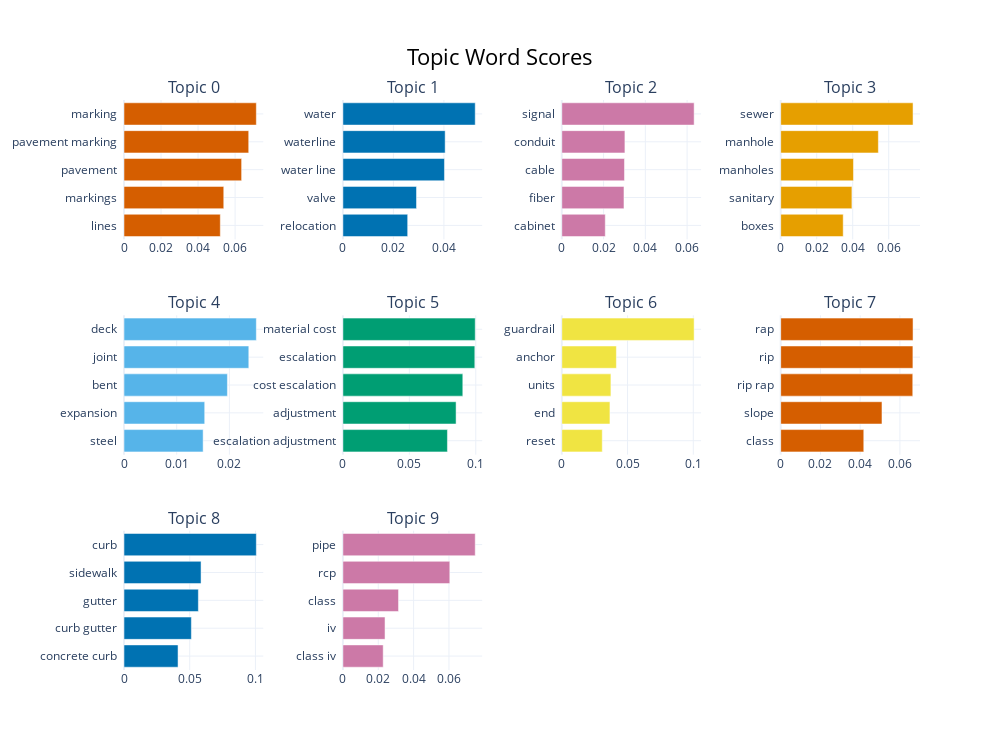

Notebook code for this chart:
### Code cell
# import nbformat
topic_model.visualize_barchart(top_n_topics=10)

### Figure 1 — Plotly figure (JSON) as saved in the notebook; plotly's stock layout.template omitted (floating-point values rounded to 4 significant figures)
{"data": [{"marker": {"color": "#D55E00"}, "orientation": "h", "type": "bar", "x": [0.05202, 0.05389, 0.06353, 0.06736, 0.07148], "xaxis": "x", "y": ["lines  ", "markings  ", "pavement  ", "pavement marking  ", "marking  "], "yaxis": "y"}, {"marker": {"color": "#0072B2"}, "orientation": "h", "type": "bar", "x": [0.02565, 0.02915, 0.04022, 0.0405, 0.05241], "xaxis": "x2", "y": ["relocation  ", "valve  ", "water line  ", "waterline  ", "water  "], "yaxis": "y2"}, {"marker": {"color": "#CC79A7"}, "orientation": "h", "type": "bar", "x": [0.02082, 0.02977, 0.03001, 0.03022, 0.06336], "xaxis": "x3", "y": ["cabinet  ", "fiber  ", "cable  ", "conduit  ", "signal  "], "yaxis": "y3"}, {"marker": {"color": "#E69F00"}, "orientation": "h", "type": "bar", "x": [0.03473, 0.03957, 0.04043, 0.05426, 0.07353], "xaxis": "x4", "y": ["boxes  ", "sanitary  ", "manholes  ", "manhole  ", "sewer  "], "yaxis": "y4"}, {"marker": {"color": "#56B4E9"}, "orientation": "h", "type": "bar", "x": [0.01501, 0.01531, 0.01962, 0.02368, 0.02511], "xaxis": "x5", "y": ["steel  ", "expansion  ", "bent  ", "joint  ", "deck  "], "yaxis": "y5"}, {"marker": {"color": "#009E73"}, "orientation": "h", "type": "bar", "x": [0.07868, 0.08518, 0.09025, 0.09929, 0.09961], "xaxis": "x6", "y": ["escalation adjustment  ", "adjustment  ", "cost escalation  ", "escalation  ", "material cost  "], "yaxis": "y6"}, {"marker": {"color": "#F0E442"}, "orientation": "h", "type": "bar", "x": [0.03077, 0.03661, 0.03735, 0.04151, 0.1006], "xaxis": "x7", "y": ["reset  ", "end  ", "units  ", "anchor  ", "guardrail  "], "yaxis": "y7"}, {"marker": {"color": "#D55E00"}, "orientation": "h", "type": "bar", "x": [0.04181, 0.05097, 0.06647, 0.06654, 0.0666], "xaxis": "x8", "y": ["class  ", "slope  ", "rip rap  ", "rip  ", "rap  "], "yaxis": "y8"}, {"marker": {"color": "#0072B2"}, "orientation": "h", "type": "bar", "x": [0.04112, 0.05126, 0.05658, 0.05862, 0.1007], "xaxis": "x9", "y": ["concrete curb  ", "curb gutter  ", "gutter  ", "sidewalk  ", "curb  "], "yaxis": "y9"}, {"marker": {"color": "#CC79A7"}, "orientation": "h", "type": "bar", "x": [0.02279, 0.02383, 0.03147, 0.06047, 0.07486], "xaxis": "x10", "y": ["class iv  ", "iv  ", "class  ", "rcp  ", "pipe  "], "yaxis": "y10"}], "layout": {"annotations": [{"font": {"size": 16}, "showarrow": false, "text": "Topic 0", "x": 0.0875, "xanchor": "center", "xref": "paper", "y": 1, "yanchor": "bottom", "yref": "paper"}, {"font": {"size": 16}, "showarrow": false, "text": "Topic 1", "x": 0.3625, "xanchor": "center", "xref": "paper", "y": 1, "yanchor": "bottom", "yref": "paper"}, {"font": {"size": 16}, "showarrow": false, "text": "Topic 2", "x": 0.6375, "xanchor": "center", "xref": "paper", "y": 1, "yanchor": "bottom", "yref": "paper"}, {"font": {"size": 16}, "showarrow": false, "text": "Topic 3", "x": 0.9125, "xanchor": "center", "xref": "paper", "y": 1, "yanchor": "bottom", "yref": "paper"}, {"font": {"size": 16}, "showarrow": false, "text": "Topic 4", "x": 0.0875, "xanchor": "center", "xref": "paper", "y": 0.6222, "yanchor": "bottom", "yref": "paper"}, {"font": {"size": 16}, "showarrow": false, "text": "Topic 5", "x": 0.3625, "xanchor": "center", "xref": "paper", "y": 0.6222, "yanchor": "bottom", "yref": "paper"}, {"font": {"size": 16}, "showarrow": false, "text": "Topic 6", "x": 0.6375, "xanchor": "center", "xref": "paper", "y": 0.6222, "yanchor": "bottom", "yref": "paper"}, {"font": {"size": 16}, "showarrow": false, "text": "Topic 7", "x": 0.9125, "xanchor": "center", "xref": "paper", "y": 0.6222, "yanchor": "bottom", "yref": "paper"}, {"font": {"size": 16}, "showarrow": false, "text": "Topic 8", "x": 0.0875, "xanchor": "center", "xref": "paper", "y": 0.2444, "yanchor": "bottom", "yref": "paper"}, {"font": {"size": 16}, "showarrow": false, "text": "Topic 9", "x": 0.3625, "xanchor": "center", "xref": "paper", "y": 0.2444, "yanchor": "bottom", "yref": "paper"}], "height": 750, "hoverlabel": {"bgcolor": "white", "font": {"family": "Rockwell", "size": 16}}, "showlegend": false, "title": {"font": {"color": "Black", "size": 22}, "text": "Topic Word Scores", "x": 0.5, "xanchor": "center", "yanchor": "top"}, "width": 1000, "xaxis": {"anchor": "y", "domain": [0, 0.175], "showgrid": true}, "xaxis10": {"anchor": "y10", "domain": [0.275, 0.45], "showgrid": true}, "xaxis11": {"anchor": "y11", "domain": [0.55, 0.725], "showgrid": true}, "xaxis12": {"anchor": "y12", "domain": [0.825, 1], "showgrid": true}, "xaxis2": {"anchor": "y2", "domain": [0.275, 0.45], "showgrid": true}, "xaxis3": {"anchor": "y3", "domain": [0.55, 0.725], "showgrid": true}, "xaxis4": {"anchor": "y4", "domain": [0.825, 1], "showgrid": true}, "xaxis5": {"anchor": "y5", "domain": [0, 0.175], "showgrid": true}, "xaxis6": {"anchor": "y6", "domain": [0.275, 0.45], "showgrid": true}, "xaxis7": {"anchor": "y7", "domain": [0.55, 0.725], "showgrid": true}, "xaxis8": {"anchor": "y8", "domain": [0.825, 1], "showgrid": true}, "xaxis9": {"anchor": "y9", "domain": [0, 0.175], "showgrid": true}, "yaxis": {"anchor": "x", "domain": [0.7556, 1], "showgrid": true}, "yaxis10": {"anchor": "x10", "domain": [0, 0.2444], "showgrid": true}, "yaxis11": {"anchor": "x11", "domain": [0, 0.2444], "showgrid": true}, "yaxis12": {"anchor": "x12", "domain": [0, 0.2444], "showgrid": true}, "yaxis2": {"anchor": "x2", "domain": [0.7556, 1], "showgrid": true}, "yaxis3": {"anchor": "x3", "domain": [0.7556, 1], "showgrid": true}, "yaxis4": {"anchor": "x4", "domain": [0.7556, 1], "showgrid": true}, "yaxis5": {"anchor": "x5", "domain": [0.3778, 0.6222], "showgrid": true}, "yaxis6": {"anchor": "x6", "domain": [0.3778, 0.6222], "showgrid": true}, "yaxis7": {"anchor": "x7", "domain": [0.3778, 0.6222], "showgrid": true}, "yaxis8": {"anchor": "x8", "domain": [0.3778, 0.6222], "showgrid": true}, "yaxis9": {"anchor": "x9", "domain": [0, 0.2444], "showgrid": true}}}
